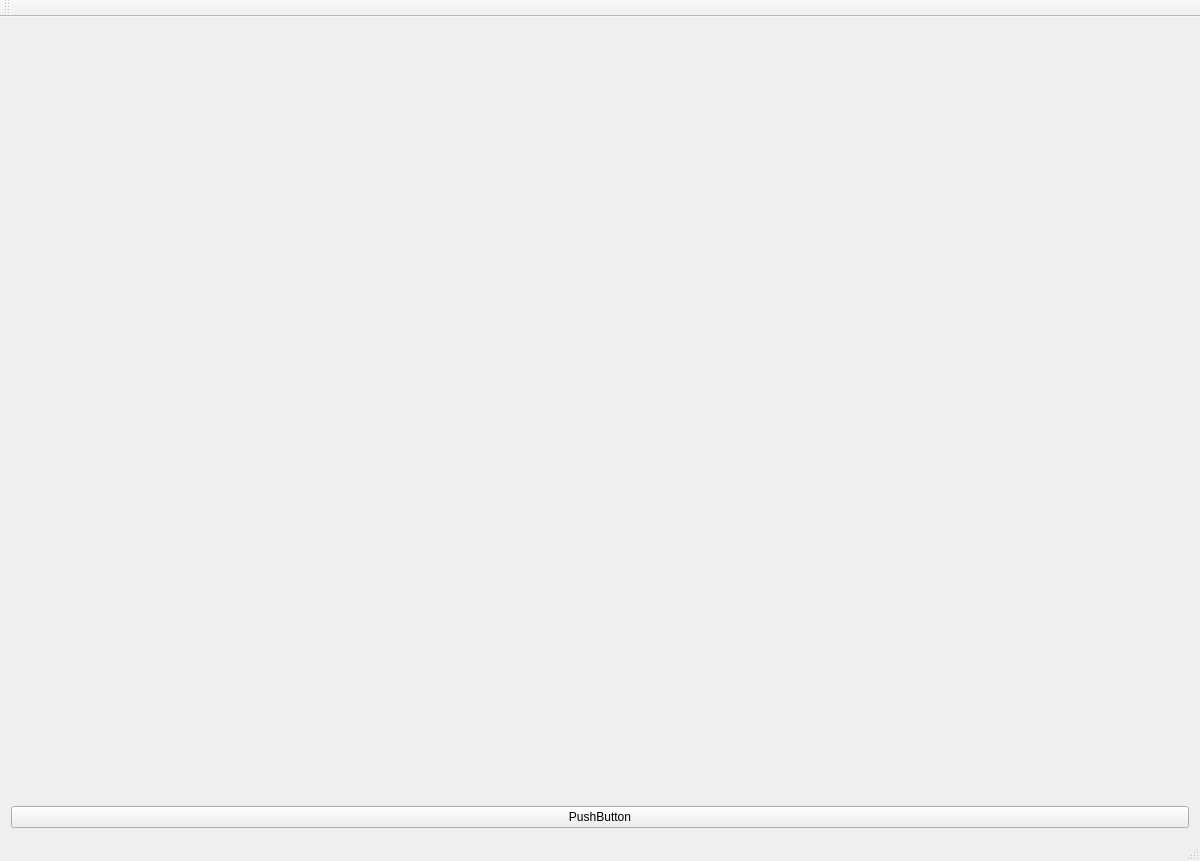
<?xml version="1.0" encoding="UTF-8"?>
<ui version="4.0">
 <class>MainView</class>
 <widget class="QMainWindow" name="MainView">
  <property name="geometry">
   <rect>
    <x>0</x>
    <y>0</y>
    <width>1200</width>
    <height>861</height>
   </rect>
  </property>
  <property name="windowTitle">
   <string>MainView</string>
  </property>
  <widget class="QWidget" name="centralWidget">
   <layout class="QVBoxLayout" name="verticalLayout">
    <item>
     <widget class="QVTKWidget" name="qvtkWidget"/>
    </item>
    <item>
     <widget class="QPushButton" name="pushButton">
      <property name="text">
       <string>PushButton</string>
      </property>
     </widget>
    </item>
   </layout>
  </widget>
  <widget class="QMenuBar" name="menuBar">
   <property name="geometry">
    <rect>
     <x>0</x>
     <y>0</y>
     <width>1200</width>
     <height>22</height>
    </rect>
   </property>
  </widget>
  <widget class="QToolBar" name="mainToolBar">
   <attribute name="toolBarArea">
    <enum>TopToolBarArea</enum>
   </attribute>
   <attribute name="toolBarBreak">
    <bool>false</bool>
   </attribute>
  </widget>
  <widget class="QStatusBar" name="statusBar"/>
 </widget>
 <layoutdefault spacing="6" margin="11"/>
 <customwidgets>
  <customwidget>
   <class>QVTKWidget</class>
   <extends>QWidget</extends>
   <header>QVTKWidget.h</header>
  </customwidget>
 </customwidgets>
 <resources/>
 <connections/>
</ui>
